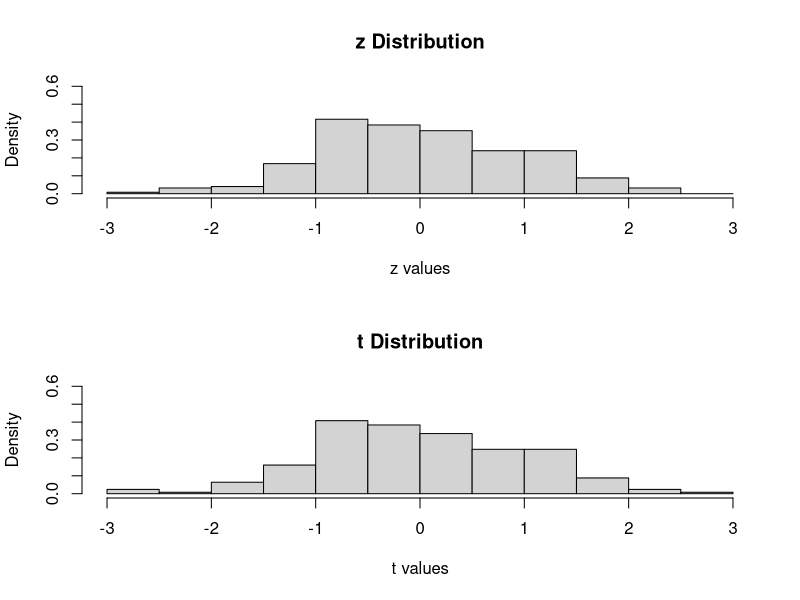

This chart was generated by the following R code:
# t-DISTRIBUTION program - Chapter 6

# Change popMean to the desired population mean
# Change popStdDev to the desired population standard deviation
# Change sampleSize to any number between 1 and 500
# Change replicationSize to the desired number of replications used 

chap06 <- function() {
	popMean <- 50
	popStdDev <- 15
	sampleSize <- 30
	replicationSize <- 250
	par(mfrow=c(2,1))

	zData <- NULL
	tData <- NULL
	for (i in 1:replicationSize) {
		sampleData <- rnorm(sampleSize,popMean,popStdDev)
		zData <- cbind(zData,(mean(sampleData)- popMean)/(popStdDev/sqrt(sampleSize)))
		tData <- cbind(tData,t.test(sampleData,mu=popMean)$statistic)
	}
	
	normSeq <- seq(-4,4,.5)
	intervalSeq <- paste("(",format(normSeq[1:(length(normSeq)-1)],nsmall=1),",",      
		format(normSeq[2:length(normSeq)],nsmall=1),")",sep="")
	tVector <- format(round(table(cut(tData,normSeq),exclude=NA)/replicationSize,digits=3),nsmall=3)
	zVector <- format(round(table(cut(zData,normSeq),exclude=NA)/replicationSize,digits=3),nsmall=3)
	outputMatrix <- matrix(cbind(intervalSeq,tVector,zVector),length(normSeq)-1,3)
	dimnames(outputMatrix) <- list(rep("",length(normSeq)-1),c("Interval ","Freq t ","Freq z"))
	maxOutlier <- ceiling(max(abs(tData)))
	hist(zData,breaks=seq(-maxOutlier,+maxOutlier,0.5),main="z Distribution",xlab="z values",probability=T,ylim=c(0,.6),density=-1)
	hist(tData,breaks=seq(-maxOutlier,+maxOutlier,0.5),main="t Distribution",xlab="t values",probability=T,ylim=c(0,.6),density=-1)
	options(length=10000)
	cat("\n\n")
      cat("\n","Pop. Mean =",popMean,"Pop. SD =",popStdDev,"\n","Sample Size =",sampleSize,"\n","N Replications =",replicationSize,"\n\n")
	print(outputMatrix,quote=F)
	}

chap06 ()